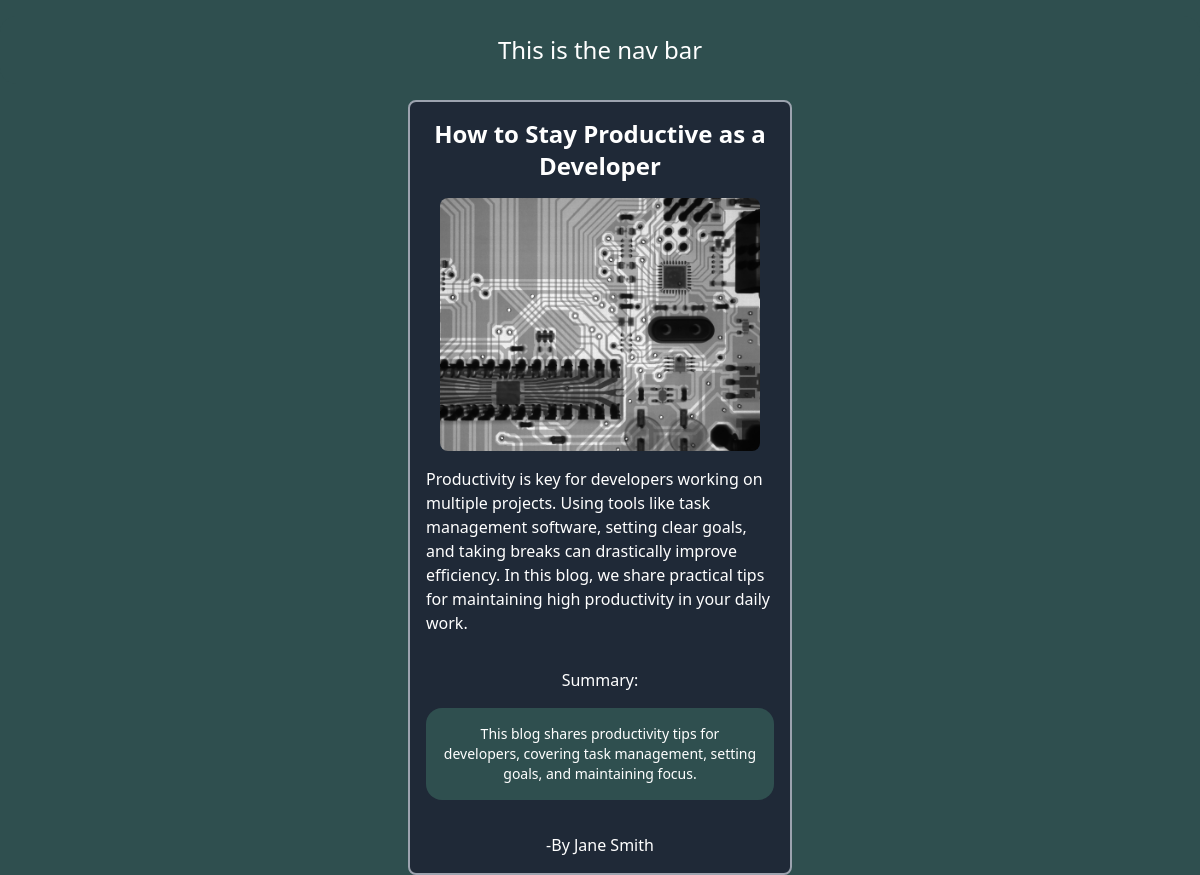
Screenshot of /first/2/ with the database file from the repository.
### first/models.py (models this page shows, shortened)
class Blog(models.Model):
    title=models.CharField(max_length=100)
    image=models.ImageField(upload_to='blog_images/')
    body=models.TextField()
    author = models.CharField(max_length=100, default='Anonymous')
    summary = models.TextField(default='No summary')
    created_at=models.DateTimeField(auto_now_add=True)
    updated_at= models.DateTimeField(auto_now=True)

### first/views.py (the view)
# urls.py: path('<int:blog_id>/', views.blog_details, name='blog_details'),
def blog_details(request, blog_id):
    blog = get_object_or_404(Blog, pk=blog_id)
    return render(request, 'firstTemplates/blog-details.html', {'blog': blog})

### first/templates/firstTemplates/blog-details.html (shortened to what this page needs)
{% extends "layout.html" %}
{% block content %}
    <div class="flex flex-wrap gap-4 justify-center items-center">
            <div class="flex flex-col justify-center items-center w-96  gap-4 bg-gray-800 rounded-lg p-4 border-2 border-gray-400">
                    <h2 class="text-2xl text-center font-bold">{{ blog.title }}</h2>
                    <img class="rounded-lg w-80" src="{{ blog.image.url }}" alt="{{ blog.title }}">
                    <h3>{{blog.body}}</h3>
                    <h5 class="text-center">Summary:</h5>
                    <p class="text-sm text-center">{{blog.summary}}</p>
                    <span>-By {{ blog.author }}</span>
            </div>
    </div>
{% endblock %}

### static/style.css (style rules this page uses)
body { background-color: darkslategray; color: white; }
p { text-align: center; font-size: 1.5rem; margin-top: 1rem; margin-bottom: 1rem; color: white; background-color: darkslategray; padding: 1rem; border-radius: 1rem; }

### rows the page displays
Blog: title "How to Stay Productive as a Developer", image (picture), body "Productivity is key for developers working on multiple projects. Using tools like task management software, setting clear goals, and taking breaks can drastically improve efficiency. In this blog, we share practical tips for maintaining high productivity in your daily work.", summary "This blog shares productivity tips for developers, covering task management, setting goals, and maintaining focus.", author "Jane Smith"
